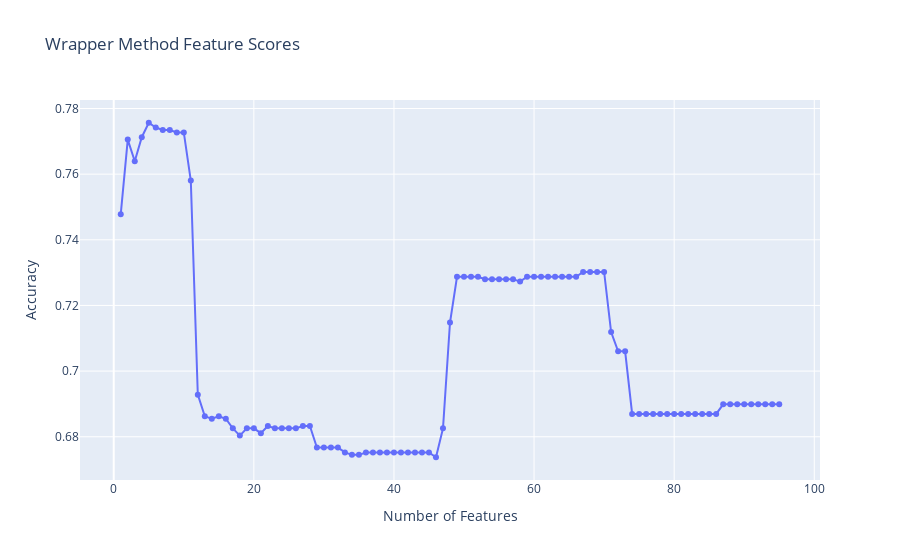

The notebook cell saved with this chart:
### Code cell
wrapper_mstr = Master()
wrapper_mstr.run_with_wrapper()
wrapper_mstr.organize_results()
